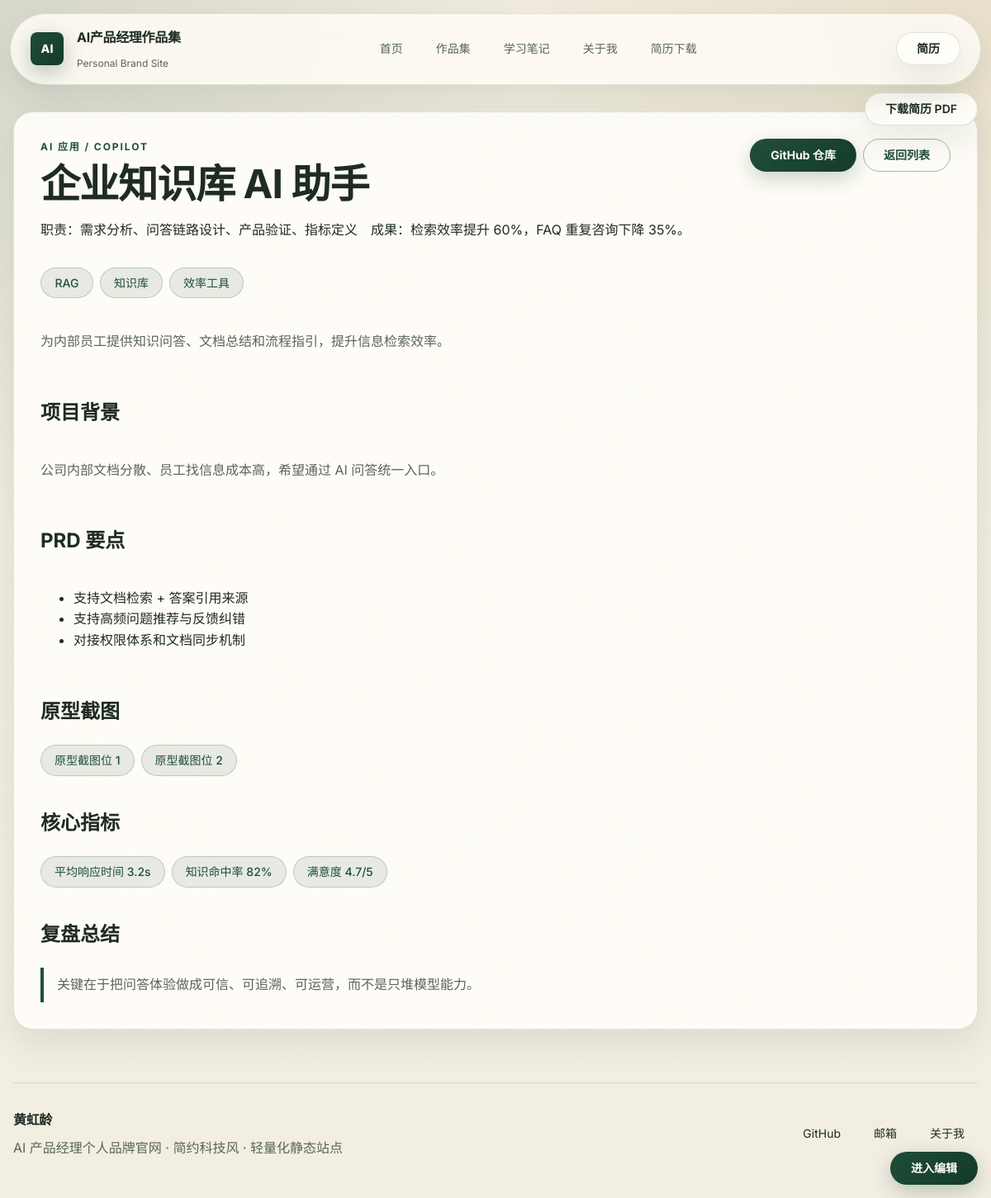
The page /project.php?slug=ai-assistant on the database its author committed.
### tables this page shows
CREATE TABLE projects (
  id                INT AUTO_INCREMENT PRIMARY KEY,
  slug              VARCHAR(100)  NOT NULL UNIQUE COMMENT 'URL标识（英文），用于详情页地址',
  name              VARCHAR(200)  NOT NULL COMMENT '项目名称',
  type              VARCHAR(100)  NOT NULL COMMENT '项目类型',
  intro             TEXT          NOT NULL COMMENT '项目简介',
  role              VARCHAR(255)  NOT NULL COMMENT '我的职责',
  result            VARCHAR(255)  NOT NULL COMMENT '成果数据',
  cover             VARCHAR(100)  DEFAULT '' COMMENT '封面文字（无图片时显示）',
  github            VARCHAR(255)  DEFAULT '' COMMENT 'GitHub 仓库地址',
  tags              JSON          COMMENT '项目标签数组',
   
  detail_background TEXT          COMMENT '项目背景',
  detail_prd        JSON          COMMENT 'PRD 要点数组',
  detail_screenshots JSON         COMMENT '截图说明数组',
  detail_metrics    JSON          COMMENT '指标数据数组',
  detail_review     TEXT          COMMENT '复盘总结',
  sort_order        INT           DEFAULT 0 COMMENT '排序',
  created_at        TIMESTAMP     DEFAULT CURRENT_TIMESTAMP
);

CREATE TABLE site_profile (
  id          INT PRIMARY KEY DEFAULT 1,
  name        VARCHAR(100)  NOT NULL COMMENT '姓名',
  slogan      VARCHAR(255)  NOT NULL COMMENT '一句话标语',
  intro       TEXT          NOT NULL COMMENT '个人简介',
  github      VARCHAR(255)  DEFAULT '' COMMENT 'GitHub 主页地址',
  email       VARCHAR(100)  DEFAULT '' COMMENT '邮箱地址',
  resume      VARCHAR(255)  DEFAULT 'assets/files/resume.pdf' COMMENT '简历文件路径',
  badges      JSON          COMMENT '首页标签数组，如["AI大模型","Prompt工程"]',
  updated_at  TIMESTAMP     DEFAULT CURRENT_TIMESTAMP ON UPDATE CURRENT_TIMESTAMP
);

### includes/functions.php (called while the page is built, shortened)
<?php
require_once __DIR__ . '/db.php';
function e($text) {
    return htmlspecialchars($text ?? '', ENT_QUOTES, 'UTF-8');
}
function parseJsonArray($jsonStr) {
    $arr = json_decode($jsonStr, true);
    return is_array($arr) ? $arr : [];
}
function isEditMode() {
    return isset($_COOKIE['edit_mode']) && $_COOKIE['edit_mode'] === '1';
}
function editUrl($url) {
    if (!isEditMode()) return $url;
    $sep = strpos($url, '?') !== false ? '&' : '?';
    return $url . $sep . 'edit=1';
}
function getProfile() {
    $stmt = db()->prepare('SELECT * FROM site_profile WHERE id = 1 LIMIT 1');
    $stmt->execute();
    $profile = $stmt->fetch();
    if ($profile) {
        $profile['badges'] = parseJsonArray($profile['badges'] ?? null);
    }
    return $profile ?: null;
}
function getProjectBySlug($slug) {
    $stmt = db()->prepare('SELECT * FROM projects WHERE slug = ? LIMIT 1');
    $stmt->execute([$slug]);
    $project = $stmt->fetch();
    if ($project) {
        $project['tags']               = parseJsonArray($project['tags'] ?? null);
        $project['detail_prd']         = parseJsonArray($project['detail_prd'] ?? null);
        $project['detail_screenshots'] = parseJsonArray($project['detail_screenshots'] ?? null);
        $project['detail_metrics']     = parseJsonArray($project['detail_metrics'] ?? null);
    }
    return $project ?: null;
}

### includes/db.php (called while the page is built, shortened)
<?php
function db() {
    static $pdo = null;
    if ($pdo === null) {
        $dsn = sprintf(
            'mysql:host=%s;port=%d;dbname=%s;charset=%s',
            DB_HOST, DB_PORT, DB_NAME, DB_CHARSET
        );
        try {
            $pdo = new PDO($dsn, DB_USER, DB_PASS, [
                PDO::ATTR_ERRMODE            => PDO::ERRMODE_EXCEPTION,
                PDO::ATTR_DEFAULT_FETCH_MODE => PDO::FETCH_ASSOC,
                PDO::ATTR_EMULATE_PREPARES   => false,
            ]);
        } catch (PDOException $e) {
            die('数据库连接失败：' . $e->getMessage() . '<br>请检查 config.php 配置是否正确。');
        }
    }
    return $pdo;
}

### project.php (the view, shortened to what this page needs)
<?php
require_once __DIR__ . '/includes/header.php';
$slug = $_GET['slug'] ?? '';
$project = null;
if ($slug !== '') {
    $project = getProjectBySlug($slug);
}
$editing = isEditMode();
?>
<main class="shell section-block">
    <section class="section-card detail-shell"<?php if ($editing): ?> data-edit-type="project" data-edit-id="<?= (int)$project['id'] ?>"<?= editDataAttr($project) ?><?php endif; ?>>
        <div class="detail-head">
            <div>
                <p class="section-kicker"><?= e($project['type']) ?></p>
                <h1><?= e($project['name']) ?></h1>
                <p class="meta-line">
                    <span>职责：<?= e($project['role']) ?></span>
                    <span>成果：<?= e($project['result']) ?></span>
                </p>
            </div>
            <div class="detail-actions">
                <?php if (!empty($project['github'])): ?>
                    <a class="button button-primary" href="<?= e($project['github']) ?>" target="_blank" rel="noreferrer">GitHub 仓库</a>
                <?php endif; ?>
                <a class="button button-ghost" href="<?= e(editUrl('projects.php')) ?>">返回列表</a>
            </div>
        </div>
        <div class="card-tags" style="margin-top: 16px;">
            <?php foreach ($project['tags'] as $tag): ?>
                <span class="tag"><?= e($tag) ?></span>
            <?php endforeach; ?>
        </div>
        <div class="detail-content" style="margin-top: 24px;">
            <p><?= e($project['intro']) ?></p>
            <?php if (!empty($project['detail_background'])): ?>
                <h2>项目背景</h2>
                <p><?= e($project['detail_background']) ?></p>
            <?php endif; ?>
            <?php if (!empty($project['detail_prd'])): ?>
                <h2>PRD 要点</h2>
                <ul>
                    <?php foreach ($project['detail_prd'] as $prd): ?>
                        <li><?= e($prd) ?></li>
                    <?php endforeach; ?>
                </ul>
            <?php endif; ?>
            <?php if (!empty($project['detail_screenshots'])): ?>
                <h2>原型截图</h2>
                <div class="card-tags">
                    <?php foreach ($project['detail_screenshots'] as $shot): ?>
                        <span class="badge"><?= e($shot) ?></span>
                    <?php endforeach; ?>
                </div>
            <?php endif; ?>
            <?php if (!empty($project['detail_metrics'])): ?>
                <h2>核心指标</h2>
                <div class="card-tags">
                    <?php foreach ($project['detail_metrics'] as $metric): ?>
                        <span class="badge"><?= e($metric) ?></span>
                    <?php endforeach; ?>
                </div>
            <?php endif; ?>
            <?php if (!empty($project['detail_review'])): ?>
                <h2>复盘总结</h2>
                <blockquote><?= e($project['detail_review']) ?></blockquote>
            <?php endif; ?>
        </div>
    </section>
</main>
<?php require_once __DIR__ . '/includes/footer.php'; ?>

### includes/footer.php (shortened to what this page needs)
<footer class="site-footer shell">
    <div>
        <strong><?= e($profile['name'] ?? '') ?></strong>
        <p>AI 产品经理个人品牌官网 · 简约科技风 · 轻量化静态站点</p>
    </div>
    <div class="footer-links">
        <?php if (!empty($profile['github'])): ?>
            <a href="<?= e($profile['github']) ?>" target="_blank" rel="noreferrer">GitHub</a>
        <?php endif; ?>
        <?php if (!empty($profile['email'])): ?>
            <a href="mailto:<?= e($profile['email']) ?>">邮箱</a>
        <?php endif; ?>
        <a href="<?= e(editUrl('about.php')) ?>">关于我</a>
    </div>
</footer>
<?php if (!empty($profile['resume'])): ?>
<div class="floating-actions">
    <a class="floating-button" href="<?= e($profile['resume']) ?>" download>下载简历 PDF</a>
</div>
<?php endif; ?>
</body>
</html>

### rows shown on the page
projects: type "AI 应用 / COPILOT", name "企业知识库 AI 助手", role "需求分析、问答链路设计、产品验证、指标定义", result "检索效率提升 60%，FAQ 重复咨询下降 35%。", intro "为内部员工提供知识问答、文档总结和流程指引，提升信息检索效率。", detail_background "公司内部文档分散、员工找信息成本高，希望通过 AI 问答统一入口。", detail_review "关键在于把问答体验做成可信、可追溯、可运营，而不是只堆模型能力。"
site_profile: name "黄虹龄"

### other values the page prints
$tag "RAG"
$tag "知识库"
$tag "效率工具"
$prd "支持文档检索 + 答案引用来源"
$prd "支持高频问题推荐与反馈纠错"
$prd "对接权限体系和文档同步机制"
$shot "原型截图位 1"
$shot "原型截图位 2"
$metric "平均响应时间 3.2s"
$metric "知识命中率 82%"
$metric "满意度 4.7/5"
